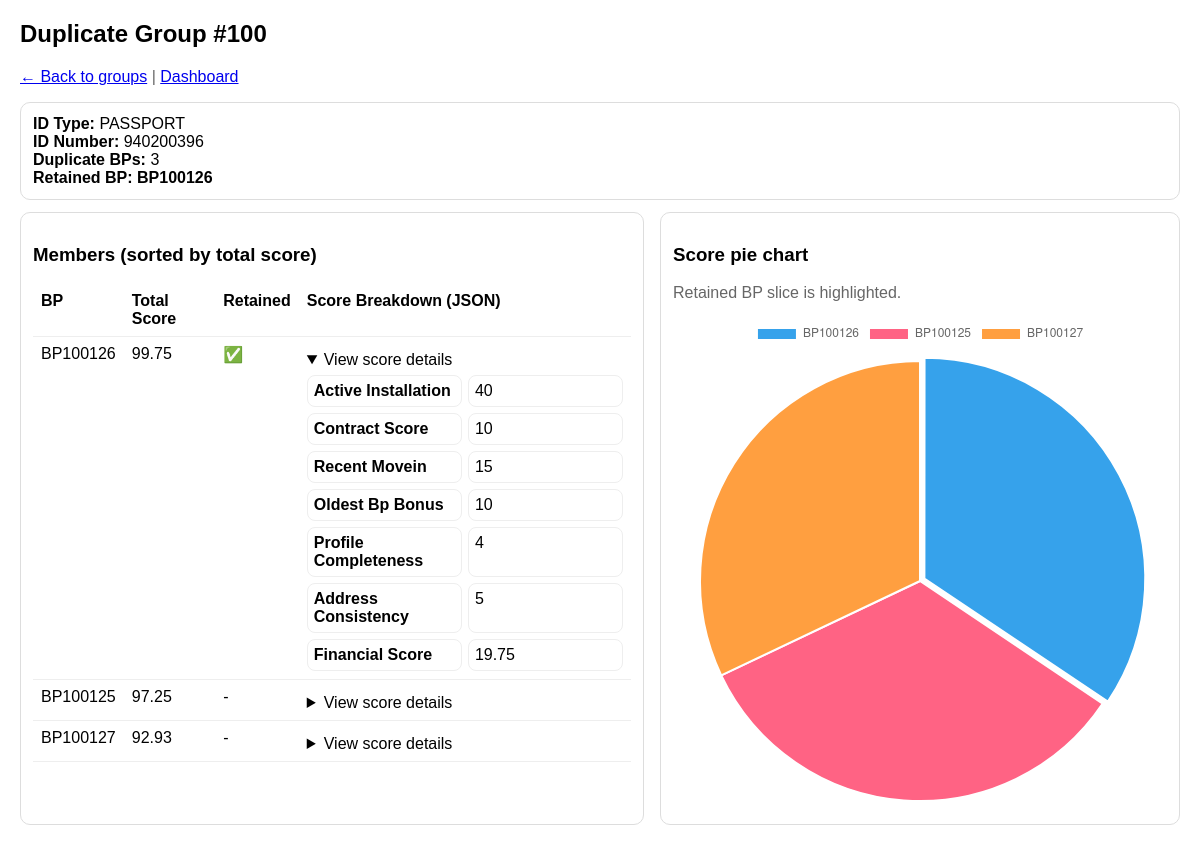
Page /dashboard/groups/100/ on the committed database.
### dedupe/models.py (models this page shows)
class DupGroup(models.Model):
    id_type = models.CharField(max_length=50)
    id_number = models.CharField(max_length=100)
    dup_count = models.IntegerField(default=0)
    created_at = models.DateTimeField(auto_now_add=True)

class DupMember(models.Model):
    group = models.ForeignKey(DupGroup, on_delete=models.CASCADE)
    bp_id = models.CharField(max_length=50)
    score_total = models.FloatField(default=0)
    retain_candidate = models.BooleanField(default=False)
    reasons_json = models.JSONField(null=True, blank=True)

### dedupe/views.py (the view)
# urls.py: path("dashboard/groups/<int:group_id>/", views.group_detail, name="group_detail"),
def group_detail(request, group_id: int):
    group = get_object_or_404(DupGroup, id=group_id)
    members = list(DupMember.objects.filter(group=group).order_by("-score_total"))
    retained = next((m for m in members if m.retain_candidate), None)
    labels = [m.bp_id for m in members]
    values = [float(m.score_total or 0) for m in members]
    retained_index = labels.index(retained.bp_id) if retained else -1
    for m in members:
        m.reasons_pretty = _format_reasons(m.reasons_json or {})
    return render(request, "dedupe/group_detail.html", {
        "group": group,
        "members": members,
        "retained": retained,
        "labels": labels,
        "values": values,
        "retained_index": retained_index,
    })

### dedupe/views.py (called while the page is built)
def _format_reasons(reasons: dict) -> list[tuple[str, str]]:
    if not reasons:
        return []
    out = []
    for k, v in reasons.items():
        out.append((str(k).replace("_", " ").title(), str(v)))
    return out

### templates/dedupe/group_detail.html (shortened to what this page needs)
<!doctype html>
<html>
<head>
</head>
<body>
  <h2>Duplicate Group #{{ group.id }}</h2>
  <p class="muted">
    <a href="/dashboard/groups/">← Back to groups</a> |
    <a href="/dashboard/">Dashboard</a>
  </p>
  <div class="card">
    <div><b>ID Type:</b> {{ group.id_type }}</div>
    <div><b>ID Number:</b> {{ group.id_number }}</div>
    <div><b>Duplicate BPs:</b> {{ group.dup_count }}</div>
    <div><b>Retained BP:</b> {% if retained %}<span class="ok">{{ retained.bp_id }}</span>{% else %}-{% endif %}</div>
  </div>
  <div class="grid">
    <div class="card">
      <h3>Members (sorted by total score)</h3>
      <table>
        <thead>
          <tr>
            <th>BP</th>
            <th>Total Score</th>
            <th>Retained</th>
            <th>Score Breakdown (JSON)</th>
          </tr>
        </thead>
        <tbody>
          {% for m in members %}
            <tr>
              <td>{{ m.bp_id }}</td>
              <td>{{ m.score_total }}</td>
              <td>{% if m.retain_candidate %}✅{% else %}-{% endif %}</td>
              <td>
                <details {% if m.retain_candidate %}open{% endif %}>
                  <summary>View score details</summary>
                  {% if m.reasons_pretty %}
                    <div class="kv">
                      {% for k,v in m.reasons_pretty %}
                        <div class="k">{{ k }}</div>
                        <div>{{ v }}</div>
                      {% endfor %}
                    </div>
                  {% else %}
                    <div class="muted">No reasons_json stored.</div>
                  {% endif %}
                </details>
              </td>
            </tr>
          {% endfor %}
        </tbody>
      </table>
    </div>
    <div class="card">
      <h3>Score pie chart</h3>
      <p class="muted">Retained BP slice is highlighted.</p>
      <canvas id="pie"></canvas>
    </div>
  </div>
  <script>
    const labels = {{ labels|safe }};
    const values = {{ values|safe }};
    const retainedIndex = {{ retained_index }};
    const offsets = labels.map((_, i) => (i === retainedIndex ? 20 : 0));
    new Chart(document.getElementById("pie"), {
      type: "pie",
      data: {
        labels: labels,
        datasets: [{
          data: values.map(v => (v === 0 ? 0.01 : v)),
          offset: offsets
        }]
      }
    });
  </script>
</body>
</html>

### templates/dedupe/group_detail.html (style rules this page uses)
body { font-family: Arial, sans-serif; margin: 20px; }
.muted { color: #666; }
.grid { display: grid; grid-template-columns: 1.2fr 1fr; gap: 16px; margin-top: 12px; }
.card { border: 1px solid #ddd; border-radius: 10px; padding: 12px; }
table { width: 100%; border-collapse: collapse; }
th, td { padding: 8px; border-bottom: 1px solid #eee; text-align: left; vertical-align: top; }
.ok { font-weight: 700; }
details { margin-top: 6px; }
.kv { display: grid; grid-template-columns: 1fr 1fr; gap: 6px; margin-top: 6px; }
.kv div { padding: 6px; border: 1px solid #eee; border-radius: 8px; }
.kv .k { font-weight: 700; }

### rows in the picture
DupGroup: id "100", id_type "PASSPORT", id_number "940200396", dup_count "3"
DupMember: bp_id "BP100126", score_total "99.75", reasons_pretty "Active Installation" "Contract Score" "Recent Movein" "Oldest Bp Bonus" "Profile Completeness" "Address Consistency" "Financial Score", reasons_pretty "40" "10" "15" "10" "4" "5" "19.75"
DupMember: bp_id "BP100125", score_total "97.25"
DupMember: bp_id "BP100127", score_total "92.93"

### other values in the picture
chart data {{ labels|safe }} ['BP100126', 'BP100125', 'BP100127']
chart data {{ values|safe }} [99.75, 97.25, 92.93]
chart data {{ retained_index }} 0
